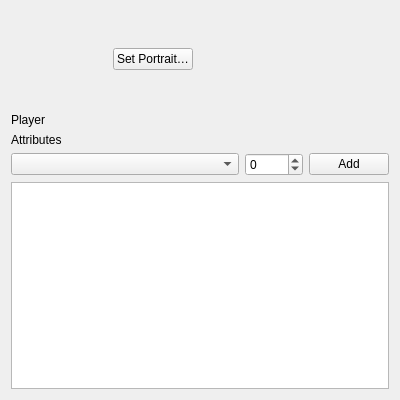
<?xml version="1.0" encoding="UTF-8"?>
<ui version="4.0">
 <class>editor_Player</class>
 <widget class="QWidget" name="editor_Player">
  <property name="geometry">
   <rect>
    <x>0</x>
    <y>0</y>
    <width>400</width>
    <height>400</height>
   </rect>
  </property>
  <property name="windowTitle">
   <string>Form</string>
  </property>
  <layout class="QVBoxLayout" name="verticalLayout">
   <item>
    <layout class="QHBoxLayout" name="PortraitLayout">
     <item>
      <widget class="QLabel" name="PortraitPreview">
       <property name="minimumSize">
        <size>
         <width>96</width>
         <height>96</height>
        </size>
       </property>
       <property name="maximumSize">
        <size>
         <width>96</width>
         <height>96</height>
        </size>
       </property>
       <property name="text">
        <string/>
       </property>
       <property name="scaledContents">
        <bool>true</bool>
       </property>
      </widget>
     </item>
     <item>
      <widget class="QPushButton" name="SetPortraitButton">
       <property name="text">
        <string>Set Portrait…</string>
       </property>
      </widget>
     </item>
     <item>
      <spacer name="PortraitSpacer">
       <property name="orientation">
        <enum>Qt::Horizontal</enum>
       </property>
       <property name="sizeHint" stdset="0">
        <size>
         <width>40</width>
         <height>20</height>
        </size>
       </property>
      </spacer>
     </item>
    </layout>
   </item>
   <item>
    <widget class="QLabel" name="PlayerNameLabel">
     <property name="text">
      <string>Player</string>
     </property>
    </widget>
   </item>
   <item>
    <widget class="QLabel" name="AttrLabel">
     <property name="text">
      <string>Attributes</string>
     </property>
    </widget>
   </item>
   <item>
    <layout class="QHBoxLayout" name="AttrAddLayout">
     <item>
      <widget class="QComboBox" name="AttrCombo">
       <property name="sizePolicy">
        <sizepolicy hsizetype="Expanding" vsizetype="Fixed">
         <horstretch>0</horstretch>
         <verstretch>0</verstretch>
        </sizepolicy>
       </property>
      </widget>
     </item>
     <item>
      <widget class="QSpinBox" name="AttrSpin">
       <property name="minimum">
        <number>-9999</number>
       </property>
       <property name="maximum">
        <number>9999</number>
       </property>
      </widget>
     </item>
     <item>
      <widget class="QPushButton" name="AttrAddButton">
       <property name="text">
        <string>Add</string>
       </property>
      </widget>
     </item>
    </layout>
   </item>
   <item>
    <widget class="QListWidget" name="AttrList"/>
   </item>
  </layout>
 </widget>
 <resources/>
 <connections/>
</ui>
